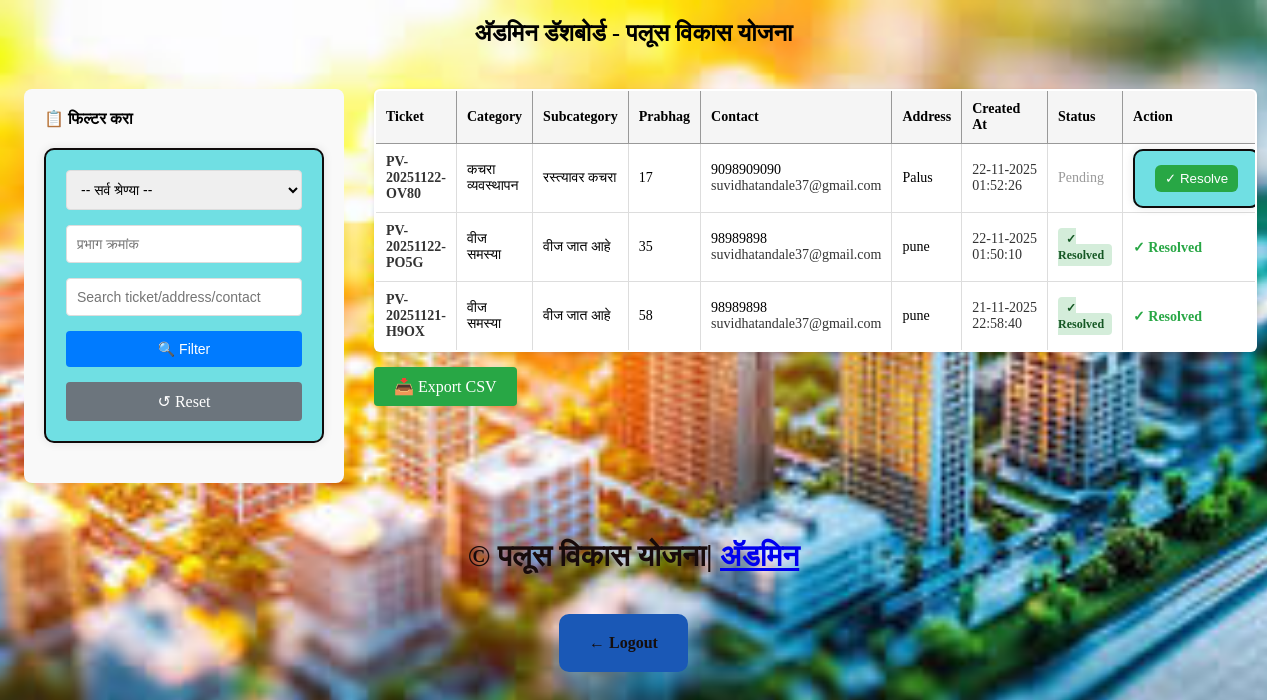
Screenshot of /admin/dashboard (signed in) with the database file from the repository.
### tables this page shows
CREATE TABLE complaints (
        id INTEGER PRIMARY KEY AUTOINCREMENT,
        ticket_id TEXT NOT NULL UNIQUE,
        main_category TEXT,
        sub_category TEXT,
        prabhag TEXT,
        address TEXT,
        contact TEXT,
        email TEXT,
        created_at TEXT
    , resolved INTEGER DEFAULT 0);

### app.py (the view)
@app.route('/admin/dashboard')
@admin_required
def admin_dashboard():
    category = request.args.get('category', '')
    prabhag = request.args.get('prabhag', '')
    search = request.args.get('search', '')
    query = "SELECT * FROM complaints WHERE 1=1"
    params = []
    if category:
        query += " AND main_category = ?"
        params.append(category)
    if prabhag:
        query += " AND prabhag LIKE ?"
        params.append(f"%{prabhag}%")
    if search:
        query += " AND (ticket_id LIKE ? OR address LIKE ? OR contact LIKE ? OR email LIKE ? OR sub_category LIKE ?)"
        s = f"%{search}%"
        params.extend([s, s, s, s, s])
    query += " ORDER BY created_at DESC LIMIT 1000"  # limit to 1000 for safety
    conn = get_db_connection()
    cur = conn.cursor()
    cur.execute(query, params)
    rows = cur.fetchall()
    conn.close()
    cat_list = [
        "पाणीपुरवठा", "वीज समस्या", "कचरा व्यवस्थापन", "रस्ते / ड्रेनेज"
    ]
    return render_template('admin_dashboard.html', complaints=rows, categories=cat_list,
                           filter_category=category, filter_prabhag=prabhag, filter_search=search)

### app.py (called while the page is built)
def get_db_connection():
    conn = sqlite3.connect(DB_PATH)
    conn.row_factory = sqlite3.Row
    return conn

def admin_required(view):
    @functools.wraps(view)
    def wrapped_view(*args, **kwargs):
        if not session.get('admin_logged_in'):
            return redirect(url_for('admin_login', next=request.path))
        return view(*args, **kwargs)
    return wrapped_view

### templates/admin_dashboard.html (shortened to what this page needs)
<!doctype html>
<html lang="en">
<head>
  <link rel="stylesheet" href="/static/css/styles.css">
</head>
<body>
  <header class="simple-header">
    <div class="page-title"><h2>अ‍ॅडमिन डॅशबोर्ड - पलूस विकास योजना</h2></div>
  </header>
  <main class="container">
    <div class="main-content">
      <aside class="filter-panel">
        <h3>📋 फिल्टर करा</h3>
        <form id="filterForm" method="get" action="/admin/dashboard" class="filter-form">
          <select name="category">
            <option value="" disabled selected>-- सर्व श्रेण्या --</option>
          </select>
          <input type="text" name="prabhag" placeholder="प्रभाग क्रमांक" value="{{ filter_prabhag }}">
          <input type="text" name="search" placeholder="Search ticket/address/contact" value="{{ filter_search }}">
          <button type="submit">🔍 Filter</button>
          <a href="/admin/dashboard">↺ Reset</a>
        </form>
      </aside>
      <div class="table-panel">
        <table>
          <thead>
            <tr>
              <th>Ticket</th>
              <th>Category</th>
              <th>Subcategory</th>
              <th>Prabhag</th>
              <th>Contact</th>
              <th>Address</th>
              <th>Created At</th>
              <th>Status</th>
              <th>Action</th>
            </tr>
          </thead>
          <tbody>
            {% if complaints %}
              {% for c in complaints %}
              <tr>
                <td class="ticket-id">{{ c['ticket_id'] }}</td>
                <td>{{ c['main_category'] }}</td>
                <td>{{ c['sub_category'] }}</td>
                <td>{{ c['prabhag'] }}</td>
                <td>{{ c['contact'] }}<br><span class="small">{{ c['email'] }}</span></td>
                <td style="max-width:240px;">{{ c['address'] }}</td>
                <td class="small">{% set date_part = c['created_at'][:10].split('-') %}{{ date_part[2] }}-{{ date_part[1] }}-{{ date_part[0] }} {{ c['created_at'][11:19] }}</td>
                <td>
                  {% if c['resolved'] %}
                    <span class="resolved-badge">✓ Resolved</span>
                  {% else %}
                    <span style="color:#999;">Pending</span>
                  {% endif %}
                </td>
                <td>
                  {% if not c['resolved'] %}
                    <form method="post" action="/admin/resolve/{{ c['id'] }}" style="display:inline;">
                      <button type="submit" class="success">✓ Resolve</button>
                    </form>
                  {% else %}
                    <span style="color:#28a745; font-weight:600;">✓ Resolved</span>
                  {% endif %}
                </td>
              </tr>
              {% endfor %}
            {% else %}
              <tr><td colspan="9" style="text-align:center;">No complaints found.</td></tr>
            {% endif %}
          </tbody>
        </table>
        <a class="export-btn" href="/admin/export?category={{ filter_category }}&prabhag={{ filter_prabhag }}&search={{ filter_search }}">📥 Export CSV</a>
      </div>
    </div>
  </main>
  <footer class="footer">© पलूस विकास योजना| <a href="/admin/login">अ‍ॅडमिन</a></footer>
  <div class="navbar">
 <a href="/admin/logout" class="nav-link">← Logout</a>
  </div>
</body>
</html>

### static/css/styles.css (style rules this page uses)
body { margin: 0; padding: 0; background-image: url('/static/images/bg2.png'); background-size: cover; background-position: center; background-attachment: fixed; background-repeat: no-repeat; }
.simple-header { text-align: center; margin: 20px 0; }
.simple-header h2 { margin: 5px 0; font-weight: 600; }
.container { max-width: 1400px; margin: 24px auto; padding: 12px 24px; }
.nav-link { padding:20px 30px; background:#1a58b6; color:rgb(21, 14, 14); text-decoration:none; border-radius:10px; margin-right: 20px; font-weight: 700; }
.navbar { display: flex; justify-content: center; margin-top: 20px; }
.footer { text-align:center; font-weight: 700; padding:20px; font-size:30px; color:#180b0b; }
.container form { border: 2px solid #0f0b0b; padding: 20px; border-radius: 10px; background: #70dfe3; max-width: 500px; margin: 20px auto; box-shadow: 0 0 10px rgba(0,0,0,0.1); }

### templates/admin_dashboard.html (style rules this page uses)
.page-title { text-align:center; margin-bottom:30px; }
.page-title h2 { margin:0; }
.main-content { display:flex; gap:30px; margin:0 auto; max-width:1400px; }
.filter-panel { flex:0 0 280px; background:#f9f9f9; padding:20px; border-radius:8px; height:fit-content; }
.filter-panel h3 { margin-top:0; margin-bottom:20px; font-size:16px; }
.filter-form { display:flex; flex-direction:column; gap:15px; }
.filter-form select, .filter-form input { padding:10px; border:1px solid #ddd; border-radius:4px; font-size:14px; width:100%; box-sizing:border-box; }
.filter-form button { padding:10px; background:#007bff; color:#fff; border:none; border-radius:4px; cursor:pointer; font-size:14px; }
.filter-form a { text-align:center; padding:10px; background:#6c757d; color:#fff; text-decoration:none; border-radius:4px; }
.table-panel { flex:1; }
table { width:100%; border-collapse:collapse; background:#fff; border-radius:6px; overflow:hidden; box-shadow:0 2px 4px rgba(0,0,0,0.1); border:2px solid #333; }
table th, table td { padding:10px; border:1px solid #ddd; text-align:left; font-size:14px; }
table th { background:#f5f5f5; font-weight:600; border:1px solid #999; }
.small { font-size:14px; color:#333; }
.ticket-id { font-weight:700; color:#333; font-size:14px; }
.success { background:#28a745; color:#fff; border:none; padding:6px 10px; border-radius:6px; cursor:pointer; }
.resolved-badge { background:#d4edda; color:#155724; padding:4px 8px; border-radius:4px; font-weight:600; font-size:12px; }
.export-btn { display:inline-block; margin-top:15px; padding:10px 20px; background:#28a745; color:#fff; text-decoration:none; border-radius:4px; }

### rows the page displays
complaints: ticket_id "PV-20251122-OV80", main_category "कचरा व्यवस्थापन", sub_category "रस्त्यावर कचरा", prabhag "17", contact "9098909090", email "suvidhatandale37@gmail.com", address "Palus", date_part "22", date_part "11", date_part "2025", created_at "01:52:26", resolved "Pending"
complaints: ticket_id "PV-20251122-PO5G", main_category "वीज समस्या", sub_category "वीज जात आहे", prabhag "35", contact "98989898", email "suvidhatandale37@gmail.com", address "pune", date_part "22", date_part "11", date_part "2025", created_at "01:50:10", resolved "✓ Resolved"
complaints: ticket_id "PV-20251121-H9OX", main_category "वीज समस्या", sub_category "वीज जात आहे", prabhag "58", contact "98989898", email "suvidhatandale37@gmail.com", address "pune", date_part "21", date_part "11", date_part "2025", created_at "22:58:40", resolved "✓ Resolved"
